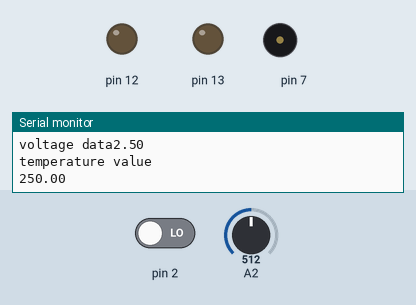
Recording of a sketch running on a simulated Arduino Uno, built with avr-gcc and run on an emulated ATmega328P. On the bench: output pins drawn as LEDs (lit = HIGH), buzzer (waves = sounding), the last lines printed to the serial monitor. The test bench sets the inputs (shaded band); at power-on: pin 2 LOW, A2 = 512.

Above: at 0.5 s.
At 1.8 s:
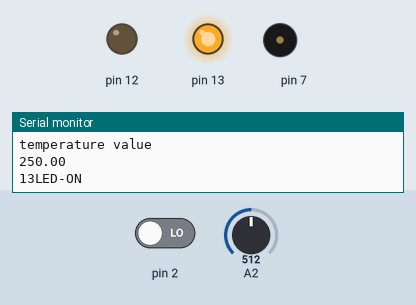
At 3.8 s:
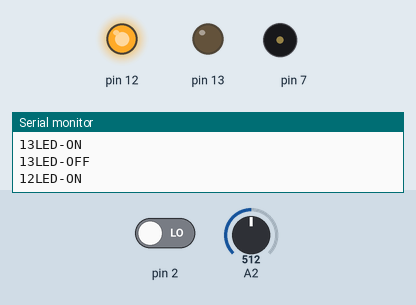
At 6.41 s:
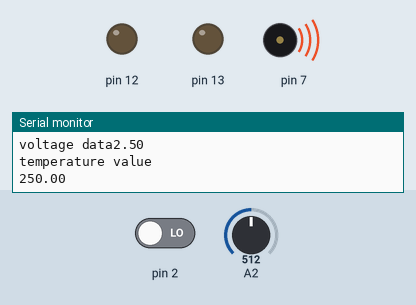
Timing chart, 0 to 7.0 s (numbered marks = the images above):
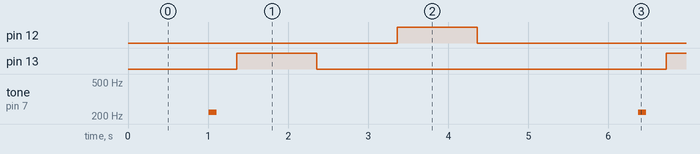

The sketch:

pir_sensor1.ino
```cpp
// C++ code
//
void setup()
{

pinMode(2,INPUT);
  Serial.begin(9600);
  pinMode(7,OUTPUT);
  pinMode(13,OUTPUT);
  pinMode(12,OUTPUT);
  Serial.begin(9600);
}

void loop()
{
  int p=digitalRead(2);
  Serial.print("motion:");
  Serial.println(p);
  double a=analogRead(A2);
  Serial.print("analogData:");
  Serial.println(a);
  double n=a/1024;
  double v=n*5;
  Serial.print("voltage data");
  Serial.println(v);
  double k=v-0.5;
  double c=v*100;
  Serial.println ("temperature value");
  Serial.println(c);
  delay(1000);
  tone(7,220,100);
  delay(350);
  digitalWrite(13,HIGH);
  Serial.println("13LED-ON");
  delay(1000);
  digitalWrite(13,LOW);
  Serial.println("13LED-OFF");
  delay(1000);
  digitalWrite(12,HIGH);
  Serial.println("12LED-ON");
  delay(1000);
  digitalWrite(12,LOW);
  Serial.println("LED-OFF");
  delay(1000);
}
```

Measured:
- by itself, pin 12, pin 13: alternates HIGH for 1.0 s and LOW for 4.4 s
- by itself, tone on pin 7: alternates 220 Hz for 0.10 s and silent for 5.3 s
